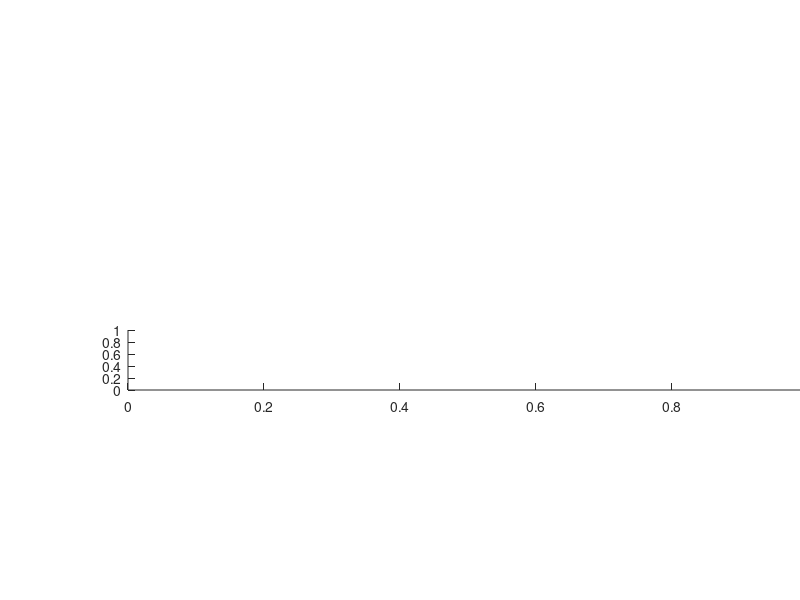

The MATLAB source for this figure: (Note: this script raises an error after producing the figure.)
clc;
clear all;
% close all;
Datasets={'Mine','Vhab','Stfd'};
Bands={'Broad','Delta','Theta','Alpha','Betta','Gamma'};
band=1;
Dataset=1;
MeanMax=1; %1=mean; 2=Max

array=1:28;
features=[2:8 9 11:13 18 19 20 27 21:26 32 28:30 36 37 34];
chosen_features=features(array); %
Feat_names={'Mean','Median','Variance','Skewness','Kurtosis','LZ Cmplx','Higuchi FD',...
    'Katz FD','Hurst Exp','Sample Ent','Apprx Ent','Autocorr','Hjorth Cmp','Hjorth Mob',...
    'Signal Pw','Mean Freq','Med Freq','Avg Freq','SEF 95%','Pw MedFrq','Phs MdFrq',...
    'Cross Corr','Wavelet','Hilb Amp','Hilb Phs','Amp Lock','Phs Lock','Orig Mag'};

%% Significance
colors={[0 0.8 0.8],[0 0 0],[0.8 0 0],[0 0.8 0],[0.8 0 0.8],[0.8 0.8 0],[0 0 0.8],[0.5 0.5 0.5]};
gca = axes('Position',[0.16 0.35 0.85 0.1]);
xtic=[1:5 7:15 17:23 25:31]*4;

for Dataset=1:3
    accuracies=nan*ones(37,231,10);
    for Subject=[1:10]
        load(['Revise_corrected_Dec_DS_',Datasets{Dataset},'_Band_',Bands{band},'_Wind_sliding_Subject_',num2str(Subject),'.mat'],'accuracy');
        accuracies(:,:,Subject)=nanmean(accuracy,2);
        for f=1:37
            accuracies(f,:,Subject)=smooth(accuracies(f,:,Subject),5);
        end
    end
    
    f=0;
    for feat=features
        f=f+1;
        %% Do ou want mean of maximum of data
        if MeanMax==1
            significance(Dataset,f)=bf.ttest(nanmean(squeeze(accuracies(feat,31:end,:)))',nanmean(squeeze(accuracies(feat,1:30,:)))');
        else
            significance(Dataset,f)=bf.ttest(nanmax(squeeze(accuracies(feat,31:end,:)))',nanmean(squeeze(accuracies(feat,1:30,:)))');
        end
    end
end

% Bayes stats againts chance
for Dataset=1:length(features)
    Effects=significance';
    for e=1:size(Effects,2)
        if Effects(Dataset,e)>10
            Bayes(Dataset,e)=2.5;
        elseif Effects(Dataset,e)>3 && Effects(Dataset,e)<=10
            Bayes(Dataset,e)=1.5;
        elseif Effects(Dataset,e)>1 && Effects(Dataset,e)<=3
            Bayes(Dataset,e)=0.5;
        elseif Effects(Dataset,e)<1 && Effects(Dataset,e)>=1/3
            Bayes(Dataset,e)=-0.5;
        elseif Effects(Dataset,e)<1/3 && Effects(Dataset,e)>=1/10
            Bayes(Dataset,e)=-1.5;
        elseif Effects(Dataset,e)<1/10
            Bayes(Dataset,e)=-2.5;
        end
    end
end
for Dataset=1:length(xtic)
    line([xtic(Dataset) xtic(Dataset)]+2,[0.39 0.43],'Color','k','linestyle',':','linewidth',1);
    hold on;
end

Baseline=0.45;
steps=0.005;
distans=1.5; % times step
for Dataset=1:size(Bayes,2)
    for f=1:size(Bayes,1)
        hold on;
        if Bayes(f,Dataset)==-0.5 || Bayes(f,Dataset)==0.5
            plots(Dataset)=plot(xtic(f)+Dataset,Bayes(f,Dataset).*steps+Baseline-(3*2+distans)*steps,'LineStyle','none','marker','o','Color',colors{9-Dataset},'linewidth',2,'markersize',3);
        elseif Bayes(Dataset,Dataset)~=0
            plots(Dataset)=plot(xtic(f)+Dataset,Bayes(f,Dataset).*steps+Baseline-(3*2+distans)*steps,'LineStyle','none','marker','o','MarkerFaceColor',colors{9-Dataset},'Color',colors{9-Dataset},'linewidth',2,'markersize',3);
        end
    end
    baseline_temp=Baseline-(3*2+distans)*steps;
    line([-5 max(xtic)+5],[baseline_temp baseline_temp],'linestyle','--','Color','k','linewidth',0.5);
    line([-5 max(xtic)+5],[baseline_temp baseline_temp]-steps,'Color','k','linewidth',0.5);
    line([-5 max(xtic)+5],[baseline_temp baseline_temp]-2*steps,'Color','k','linewidth',0.5);
    line([-5 max(xtic)+5],[baseline_temp baseline_temp]-3*steps,'Color','k','linewidth',0.5);
    line([-5 max(xtic)+5],[baseline_temp baseline_temp]+steps,'Color','k','linewidth',0.5);
    line([-5 max(xtic)+5],[baseline_temp baseline_temp]+2*steps,'Color','k','linewidth',0.5);
    line([-5 max(xtic)+5],[baseline_temp baseline_temp]+3*steps,'Color','k','linewidth',0.5);
end

set(gca,'FontSize',20,'FontName','Calibri','XTick',...
    [xtic]+2,'XTickLabel',Feat_names,'YTick',...
    [1],'YTickLabel',{''});
ylabel({'Bayes';'Factors'},'FontAngle','italic')
xtickangle(45);
xlim([3 130])
ylim([0.39 0.43])
box off;


%% Bar plots
gca = axes('Position',[0.16 0.45 0.85 0.55]);%x position, y position, width and height

for Dataset=1:size(Bayes,2)
    accuracies=nan*ones(37,231,10);
    for Subject=[1:10]
        load(['Revise_corrected_Dec_DS_',Datasets{Dataset},'_Band_',Bands{band},'_Wind_sliding_Subject_',num2str(Subject),'.mat'],'accuracy');
        accuracies(:,:,Subject)=nanmean(accuracy,2);
        for f=1:37
            accuracies(f,:,Subject)=smooth(accuracies(f,:,Subject),5);
        end
    end
    f=0;
    for feat=features
        f=f+1;
        %% do you want the max or mean parameters
        if MeanMax==1
            data(f,Dataset,:)=nanmean(squeeze(accuracies(feat,31:end,:)));
        else
            [data(f,Dataset,:),data_max(f,Dataset,:)]=nanmax(squeeze(accuracies(feat,31:end,:)));
        end
        Bars(Dataset)=bar(xtic(f)+Dataset,nanmean(data(f,Dataset,:)),'facecolor',colors{9-Dataset},'edgecolor','none','LineWidth',0.1);
        hold on;
        errorbar(xtic(f)+Dataset,nanmean(data(f,Dataset,:)),nanstd(data(f,Dataset,:))./sqrt(10),'linewidth',2,'color',colors{9-Dataset},'CapSize',0,'LineStyle','none')
        significance(Dataset,f)=bf.ttest(squeeze(data(f,Dataset,:)),nanmean(squeeze(accuracies(feat,1:30,:)))');
    end
end

line([-5 max(xtic)+5],[0.5 0.5],'color','k','linestyle','--')
set(gca,'FontSize',24,'FontName','Calibri','XTick',xtic+2,'XTickLabel',{''},...
    'YTick',[0.5 0.55 0.6 0.65],'YTickLabel',{'50','55','60','65'});
xtickangle(45)
box off;
ylim([0.45 0.68]);
xlim([3 130])
legend([Bars(1),Bars(2),Bars(3)],{'Dataset 1','Dataset 2','Dataset 3'},'location','north','EdgeColor',[1 1 1]);
if MeanMax==1
    ylabel({'Average';'Decoding Accuracy (%)'})
    save('Revise_Mean_decoding_accuracy.mat','data')
else
    ylabel({'Maximum';'Decoding Accuracy (%)'})
    save('Revise_Max_decoding_accuracy.mat','data')
end

%% Significant times
clc;
clear all;
figure;
Datasets={'Mine','Vhab','Stfd'};
Bands={'Broad','Delta','Theta','Alpha','Betta','Gamma'};
band=1;
Dataset=2;
features=[2:8 9 11:13 18 19 20 27 21:26 32 28:30 36 37 34];
xtic=[1:5 7:15 17:23 25:31]*4;
colors={[0 0.8 0.8],[0 0 0],[0.8 0 0],[0 0.8 0],[0.8 0 0.8],[0.8 0.8 0],[0 0 0.8],[0.5 0.5 0.5]};
Feat_names={'Mean','Median','Variance','Skewness','Kurtosis','LZ Cmplx','Higuchi FD',...
    'Katz FD','Hurst Exp','Sample Ent','Apprx Ent','Autocorr','Hjorth Cmp','Hjorth Mob',...
    'Signal Pw','Mean Freq','Med Freq','Avg Freq','SEF 95%','Pw MedFrq','Phs MdFrq',...
    'Cross Corr','Wavelet','Hilb Amp','Hilb Phs','Amp Lock','Phs Lock','Orig Mag'};
gca = axes('Position',[0.16 0.45 0.85 0.55]);%x position, y position, width and height
 
% ind_sig_total=nan*ones(28,3,10);
% for Dataset=1:3
%     accuracies=nan*ones(37,231,10);
%     if Dataset<3
%         accuracies_each_subj=nan*ones(37,6,231,10);
%     else
%         accuracies_each_subj=nan*ones(37,15,231,10);
%     end
%     for Subject=[1:10]
%         load(['Revise_corrected_Dec_DS_',Datasets{Dataset},'_Band_',Bands{band},'_Wind_sliding_Subject_',num2str(Subject),'.mat'],'accuracy');
%         accuracies(:,:,Subject)=nanmean(accuracy,2);
%         accuracies_each_subj(:,:,:,Subject)=accuracy;
%         for f=1:37
%             accuracies(f,:,Subject)=smooth(accuracies(f,:,Subject),5);
%             for c=1:size(accuracy,2)
%                 accuracies_each_subj(f,c,:,Subject)=smooth(accuracies_each_subj(f,c,:,Subject),5);
%             end
%         end
%     end
% 
%     ff=0;
%     for feat=features
%         ff=ff+1;
%         [~,data_max(ff,Dataset,:)]=nanmax(squeeze(accuracies(feat,42:110,:)));
%     end
%     for Subject=[1:10]
%         significance=nan*ones(size(accuracies,1),size(accuracies,2));
%         for feature=1:size(accuracies,1)
%             for time=1:size(accuracies,2)
%                 significance(feature,time)=bf.ttest(squeeze(accuracies_each_subj(feature,:,time,Subject))',nanmean(squeeze(accuracies_each_subj(feature,:,1:30,Subject)),2));
%             end
%         end
%         Bayes=nan*ones(size(significance,1),size(significance,2));
%         for feature=1:size(significance,1)
%             Effects=significance;
%             for time=1:size(significance,2)
%                 if Effects(feature,time)>10
%                     Bayes(feature,time)=2.5;
%                 elseif Effects(feature,time)>3 && Effects(feature,time)<=10
%                     Bayes(feature,time)=1.5;
%                 elseif Effects(feature,time)>1 && Effects(feature,time)<=3
%                     Bayes(feature,time)=0.5;
%                 elseif Effects(feature,time)<1 && Effects(feature,time)>=1/3
%                     Bayes(feature,time)=-0.5;
%                 elseif Effects(feature,time)<1/3 && Effects(feature,time)>=1/10
%                     Bayes(feature,time)=-1.5;
%                 elseif Effects(feature,time)<1/10
%                     Bayes(feature,time)=-2.5;
%                 end
%                 Bayes_total(feature,time,Subject)=Bayes(feature,time);
%             end
%         end
%     end
% 
%     for Subject=[1:10]
%         f=0;
%         for feat=features
%             f=f+1;
%             tmp=find(Bayes_total(feat,42:100,Subject)>0.5);
%             if length(tmp)>1
%                 for count=1:length(tmp)-1
%                     if tmp(count+1)-tmp(count)<2
%                         ind_sig(f,Dataset)=tmp(count);
%                         break;
%                     else
%                         ind_sig(f,Dataset)=nan;
%                     end
%                 end
%             else
%                 ind_sig(f,Dataset)=nan;
%             end
%             ind_sig_total(f,Dataset,Subject)=ind_sig(f,Dataset);
%         end
%     end
%     f=0;
%     for feat=features
%         f=f+1;
%         Bars(Dataset)=bar(xtic(f)+Dataset,nanmean(ind_sig_total(f,Dataset,:),3)*5+30,'facecolor',colors{9-Dataset},'edgecolor','none','LineWidth',0.1);
%         hold on;
%         errorbar(xtic(f)+Dataset,nanmean(ind_sig_total(f,Dataset,:),3)*5+30,(nanstd(squeeze(ind_sig_total(f,Dataset,:)*5+30)'))./sqrt(10),'linewidth',2,'color',colors{9-Dataset},'CapSize',0,'LineStyle','none')
%     end
% end
% save('Revise_First_above_chance_time.mat','ind_sig_total','data_max');
% ccc
load('Revise_First_above_chance_time.mat');
for Dataset=1:3
    
    f=0;
    for feat=features
        f=f+1;
        Bars(Dataset)=bar(xtic(f)+Dataset,nanmean(ind_sig_total(f,Dataset,:),3)*5+30,'facecolor',colors{9-Dataset},'edgecolor','none','LineWidth',0.1);
        hold on;
        errorbar(xtic(f)+Dataset,nanmean(ind_sig_total(f,Dataset,:),3)*5+30,(nanstd(squeeze(ind_sig_total(f,Dataset,:)*5+30)'))./sqrt(10),'linewidth',2,'color',colors{9-Dataset},'CapSize',0,'LineStyle','none')
    end
end
set(gca,'FontSize',20,'FontName','Calibri','XTick',...
    [xtic]+2,'XTickLabel',Feat_names,'YTick',...
    [100:100:800],'YTickLabel',{'100','200','300','400','500','600','700','800'});
ylabel({'Time of First';'Above-Chance Decoding (ms)'})
xtickangle(45);
xlim([3 130])
box off;
ylim([0 350])
legend([Bars(1),Bars(2),Bars(3)],{'Dataset 1','Dataset 2','Dataset 3'},'location','north','EdgeColor',[1 1 1]);

data=ind_sig_total*5+30;
save('Revise_First_above_chance_decoding_accuracy.mat','data')


%% Peak times
figure;
gca = axes('Position',[0.16 0.45 0.85 0.55]);%x position, y position, width and height

for Dataset=1:3
    f=0;
    for feat=features
        f=f+1;
        Bars(Dataset)=bar(xtic(f)+Dataset,nanmean(data_max(f,Dataset,:)*5+30),'facecolor',colors{9-Dataset},'edgecolor','none','LineWidth',0.1);
        hold on;
        errorbar(xtic(f)+Dataset,nanmean(data_max(f,Dataset,:)*5+30),nanstd(data_max(f,Dataset,:)*5)./sqrt(10),'linewidth',2,'color',colors{9-Dataset},'CapSize',0,'LineStyle','none')
    end
end
set(gca,'FontSize',20,'FontName','Calibri','XTick',...
    [xtic]+2,'XTickLabel',Feat_names,'YTick',...
    [100:100:800],'YTickLabel',{'100','200','300','400','500','600','700','800'});
ylabel({'Time of';'Maximum Decoding (ms)'})
xtickangle(45);
xlim([3 130])
ylim([0 350])
box off;
legend([Bars(1),Bars(2),Bars(3)],{'Dataset 1','Dataset 2','Dataset 3'},'location','north','EdgeColor',[1 1 1]);


data=data_max*5+30;
save('Revise_Max_time_decoding_accuracy.mat','data')

ccc
%% Cross-condition Significance Matrix
clc;
clear all;
close all;
% load('Revise_Max_decoding_accuracy.mat','data')
% load('Revise_Mean_decoding_accuracy.mat','data')
% load('Revise_First_above_chance_decoding_accuracy.mat')
load('Revise_Max_time_decoding_accuracy.mat','data')

Feat_names={'Mean','Median','Variance','Skewness','Kurtosis','LZ Cmplx','Higuchi FD',...
    'Katz FD','Hurst Exp','Sample Ent','Apprx Ent','Autocorr','Hjorth Cmp','Hjorth Mob',...
    'Signal Pw','Mean Freq','Med Freq','Avg Freq','SEF 95%','Pw MedFrq','Phs MdFrq',...
    'Cross Corr','Wavelet','Hilb Amp','Hilb Phs','Amp Lock','Phs Lock','Orig Mag'};

for Dataset=1:3
    for feat1=1:28
        for feat2=1:28
            Significanc_mat(feat1,feat2)=bf.ttest(squeeze(data(feat1,Dataset,:)),squeeze(data(feat2,Dataset,:)));
            %         if feat1==feat2
            %             Significanc_mat(feat1,feat2)=1;
            %         end
            if feat1==feat2
                Significanc_mat(feat1,feat2)=0.01;
            end
            if feat1<feat2
                Significanc_mat(feat1,feat2)=0;
            end
            
        end
    end
    for feat1=1:28
        for feat2=1:28
            if Significanc_mat(feat1,feat2)>10
                Bayes_mat(feat1,feat2,Dataset)=6;
            elseif Significanc_mat(feat1,feat2)>3 && Significanc_mat(feat1,feat2)<=10
                Bayes_mat(feat1,feat2,Dataset)=5;
            elseif Significanc_mat(feat1,feat2)>1 && Significanc_mat(feat1,feat2)<=3
                Bayes_mat(feat1,feat2,Dataset)=4;
            elseif Significanc_mat(feat1,feat2)<1 && Significanc_mat(feat1,feat2)>=1/3
                Bayes_mat(feat1,feat2,Dataset)=3;
            elseif Significanc_mat(feat1,feat2)<1/3 && Significanc_mat(feat1,feat2)>=1/10
                Bayes_mat(feat1,feat2,Dataset)=2;
            elseif Significanc_mat(feat1,feat2)<1/10 && Significanc_mat(feat1,feat2)~=0
                Bayes_mat(feat1,feat2,Dataset)=1;
            elseif Significanc_mat(feat1,feat2)==0
                Bayes_mat(feat1,feat2,Dataset)=0;
            end
        end
    end
    subplot_tmp=subplot(1,3,Dataset);
    hold(subplot_tmp,'on');
    image(Bayes_mat(:,:,Dataset),'Parent',subplot_tmp,'CDataMapping','scaled');
    axis(subplot_tmp,'tight');
    axis(subplot_tmp,'ij');
    set(subplot_tmp,'CLim',[0 6],'DataAspectRatio',[1 1 1],'FontSize',7,'FontName','Calibri');
    
    xticks(1:28)
    yticks(1:28)
    xticklabels(Feat_names)
    yticklabels(Feat_names)
    ytickangle(45)
    xtickangle(45)
    colormap_mine=parula(6);
    colormap_mine=vertcat([1 1 1],colormap_mine);
    colormap(colormap_mine);
    title(['Dataset ',num2str(Dataset)],'FontSize',16)
end
% c = colorbar ('FontSize',20,'Limits',[0.9 6],'YTick',[1:6],'YTickLabel',{'BF<0.1','0.1<BF<0.3','0.3<BF<1','1<BF<3','3<BF<10','BF>10'}) ; %Create Colorbar
% c.Ticks = [1+0.4 2.1 3 3.85 4.7 5.55]; %Create ticks
% c.Label.String = 'Bayes Factors';
%% Correlation between parameters
clc;
clear all;
% close all;
for Dataset=1:3
    load('Revise_Max_decoding_accuracy.mat');
    data_Decod(:,1)=squeeze(nanmean(data(:,Dataset,:),3))*100;
    load('Revise_Mean_decoding_accuracy.mat');
    data_Decod(:,2)=squeeze(nanmean(data(:,Dataset,:),3)*100);
    load('Revise_First_above_chance_decoding_accuracy.mat')
    data_Decod(:,3)=squeeze(nanmean(data(:,Dataset,:),3));
    load('Revise_Max_time_decoding_accuracy.mat');
    data_Decod(:,4)=squeeze(nanmean(data(:,Dataset,:),3));
    
    
    Xdata={'Maximum Decoding Accuracy (%)','Average Decoding Accuracy (%)'};
    subplot_tmp=subplot(2,3,Dataset);
    x=data_Decod(:,2);
    y=data_Decod(:,1);
    f=polyfit(x,y,1);
    scatter(x,y,80,'marker','o','MarkerFaceColor','k');
    set(gca,'fontsize', 11);
    
    y_est = polyval(f,x);
    hold on
    plot(x,y_est,'k--','LineWidth',3)
    hold off
    xlabel(Xdata{2})
    ylabel(Xdata{1});
    set(subplot_tmp,'FontSize',14,'LineWidth',2);
    
    [r,p]=corr(data_Decod(:,2),data_Decod(:,1))
    text(52.5,55,['r = ',num2str(r,'%.2f')],'FontSize',20)
    text(52.5,52.5,['p = ',num2str(p,'%.2f')],'FontSize',20)
    xlim([48 56])
    ylim([50 70])
    title(['Dataset ',num2str(Dataset)])
    
    Xdata={'Time of First Above-Chance Decoding (ms)','Time of Maximum Decoding (ms)'};
    subplot_tmp=subplot(2,3,Dataset+3);
    x=data_Decod(:,3);
    y=data_Decod(:,4);
    f=polyfit(x,y,1);
    scatter(x,y,80,'marker','o','MarkerFaceColor','k');
    set(gca,'fontsize', 11);
    
    y_est = polyval(f,x);
    hold on
    plot(x,y_est,'k--','LineWidth',3)
    hold off
    xlabel(Xdata{1})
    ylabel(Xdata{2});
    set(subplot_tmp,'FontSize',12,'LineWidth',2);
    
    [r,p]=corr(data_Decod(:,3),data_Decod(:,4));
    text(150,130,['r = ',num2str(r,'%.2f')],'FontSize',20)
    text(150,115,['p = ',num2str(p,'%.2f')],'FontSize',20)
    xlim([50 200])
    ylim([100 250])
end